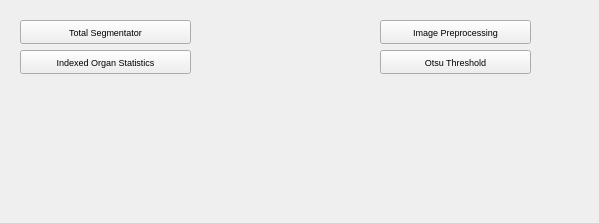
<?xml version="1.0" encoding="UTF-8"?>
<ui version="4.0">
 <class>NewTaskPanelWidget</class>
 <widget class="QWidget" name="NewTaskPanelWidget">
  <property name="geometry">
   <rect>
    <x>0</x>
    <y>0</y>
    <width>599</width>
    <height>223</height>
   </rect>
  </property>
  <property name="windowTitle">
   <string>Form</string>
  </property>
  <widget class="QPushButton" name="newTaskOtsuButton">
   <property name="geometry">
    <rect>
     <x>380</x>
     <y>50</y>
     <width>151</width>
     <height>24</height>
    </rect>
   </property>
   <property name="font">
    <font>
     <pointsize>7</pointsize>
    </font>
   </property>
   <property name="text">
    <string>Otsu Threshold</string>
   </property>
  </widget>
  <widget class="QPushButton" name="newTaskImageProcessButton">
   <property name="geometry">
    <rect>
     <x>380</x>
     <y>20</y>
     <width>151</width>
     <height>24</height>
    </rect>
   </property>
   <property name="font">
    <font>
     <pointsize>7</pointsize>
    </font>
   </property>
   <property name="text">
    <string>Image Preprocessing</string>
   </property>
  </widget>
  <widget class="QPushButton" name="newTaskIndexedOrgansButton">
   <property name="geometry">
    <rect>
     <x>20</x>
     <y>50</y>
     <width>171</width>
     <height>24</height>
    </rect>
   </property>
   <property name="font">
    <font>
     <pointsize>7</pointsize>
    </font>
   </property>
   <property name="text">
    <string>Indexed Organ Statistics</string>
   </property>
  </widget>
  <widget class="QPushButton" name="newTaskTotalSegmentatorButton">
   <property name="geometry">
    <rect>
     <x>20</x>
     <y>20</y>
     <width>171</width>
     <height>24</height>
    </rect>
   </property>
   <property name="font">
    <font>
     <pointsize>7</pointsize>
    </font>
   </property>
   <property name="text">
    <string>Total Segmentator</string>
   </property>
  </widget>
 </widget>
 <resources/>
 <connections/>
</ui>
